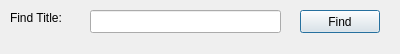
<?xml version="1.0" encoding="UTF-8"?>
<ui version="4.0">
 <class>FindDialog</class>
 <widget class="QDialog" name="FindDialog">
  <property name="geometry">
   <rect>
    <x>0</x>
    <y>0</y>
    <width>400</width>
    <height>54</height>
   </rect>
  </property>
  <property name="windowTitle">
   <string>Dialog</string>
  </property>
  <widget class="QLabel" name="findLabel">
   <property name="geometry">
    <rect>
     <x>10</x>
     <y>10</y>
     <width>101</width>
     <height>16</height>
    </rect>
   </property>
   <property name="text">
    <string>Find Title:</string>
   </property>
  </widget>
  <widget class="QLineEdit" name="lineEdit">
   <property name="geometry">
    <rect>
     <x>90</x>
     <y>10</y>
     <width>191</width>
     <height>23</height>
    </rect>
   </property>
  </widget>
  <widget class="QPushButton" name="findButton">
   <property name="geometry">
    <rect>
     <x>300</x>
     <y>10</y>
     <width>80</width>
     <height>23</height>
    </rect>
   </property>
   <property name="text">
    <string>Find</string>
   </property>
  </widget>
 </widget>
 <resources/>
 <connections/>
</ui>
